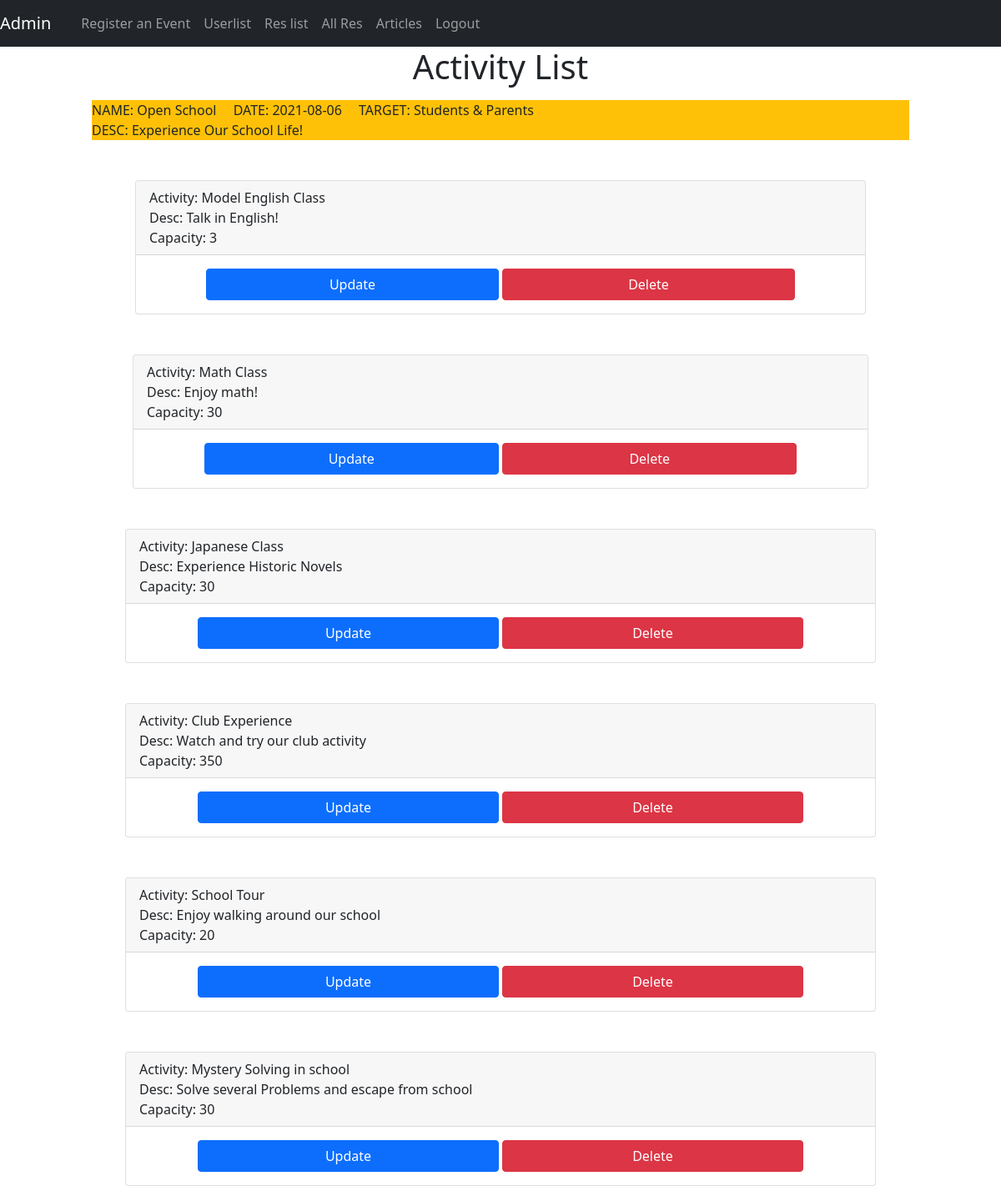
The page /eventlist.php?item_id=2 on the database its author committed.
### tables this page shows
CREATE TABLE `items` (
  `item_id` int(11) NOT NULL,
  `event_id` varchar(255) NOT NULL,
  `iname` varchar(255) NOT NULL,
  `idate` date DEFAULT NULL,
  `capacity` varchar(255) NOT NULL,
  `itarget` varchar(255) NOT NULL,
  `idesc` varchar(255) NOT NULL,
  `iimg` varchar(255) DEFAULT NULL
);

CREATE TABLE `activities` (
  `act_id` int(11) NOT NULL,
  `event_id` int(11) NOT NULL,
  `aname` varchar(255) NOT NULL,
  `adesc` varchar(255) NOT NULL,
  `capacity` varchar(255) NOT NULL,
  `aimg` varchar(255) DEFAULT NULL
);

### classes/Database.php (called while the page is built, shortened)
<?php
class Database{
    private $servername = 'us-cdbr-east-04.cleardb.com';
    private $username = 'bc0834ecc021a1';
    private $password = 'f7c8f6cf';
    private $db_name = 'heroku_6466d73cb3ad493';
    function __construct()
    {
        return $this->conn = new mysqli($this->servername,$this->username,$this->password,$this->db_name);
    }
}
?>

### action.php (called while the page is built, shortened)
<?php
include 'classes/Functions.php';
$functionObj = new Functions;
?>

### classes/Functions.php (called while the page is built, shortened)
<?php
include 'Database.php';
class Functions extends Database{
    function get_one_item($id){
        $sql = "SELECT * FROM items WHERE item_id = '$id'";
        $result = $this->conn->query($sql);
        if($result->num_rows == 1){
            return $result->fetch_assoc();
        }else{
            echo " detected";
        }
    }
        function read_activities($event_id){
            $sql = "SELECT * FROM activities WHERE event_id='$event_id'";
            $result = $this->conn->query($sql);
            if($result->num_rows>0){
                $array = array();
                while($row = $result->fetch_assoc()){
                    $array[] = $row;
                }
                return $array;
            }else{
                return FALSE;
            }
        }
}
?>

### eventlist.php (the view, shortened to what this page needs)
<?php
include 'action.php';
$id = $_GET['item_id'];
$data = $functionObj->get_one_item($id);
$event_id = $data['event_id'];
$eventlist = $functionObj->read_activities($event_id);
?>
<!doctype html>
<html lang="en">
<head>
    <link rel="stylesheet" href="https://cdn.jsdelivr.net/npm/bootstrap@5.0.2/dist/css/bootstrap.min.css">
</head>
<body>
<?php
include 'navbar.php';
?>
    <div class="container-fluid">
        <div class="header">
            <h1 class="text-center">Activity List</h1>
            <div class="col-10 mt-3 mx-auto bg-warning">
                NAME: <?php echo $data['iname']; ?>
                　DATE: <?php echo $data['idate']; ?>
                　TARGET: <?php echo $data['itarget']; ?><br>
                DESC: <?php echo $data['idesc']; ?><br>
            </div>
        </div>
        <div class="row">
            <?php foreach ($eventlist as $row) :
                $act_id = $row['act_id'];
            ?>
                <div class="col-9 mt-5 mx-auto">
                    <div class="card">
                        <div class="card-header">
                            Activity: <?php echo $row['aname']; ?><br>
                            Desc: <?php echo $row['adesc']; ?><br>
                            Capacity: <?php echo $row['capacity']?>
                        </div>
                        <div class="card-body text-center">
                            <a href="updateAct.php?act_id=<?php echo $act_id ?>" class="btn btn-primary col-5">Update</a>
                            <a href="deleteCheckAct.php?act_id=<?php echo $act_id ?>" class="btn btn-danger col-5">Delete</a>
                        </div>
                    </div>
                </div>
        </div>
    <?php endforeach; ?>
</body>
</html>

### rows shown on the page
items: iname "Open School", idate "2021-08-06", itarget "Students & Parents", idesc "Experience Our School Life!"
activities: aname "Model English Class", adesc "Talk in English!", capacity "3"
activities: aname "Math Class", adesc "Enjoy math!", capacity "30"
activities: aname "Japanese Class", adesc "Experience Historic Novels", capacity "30"
activities: aname "Club Experience", adesc "Watch and try our club activity", capacity "350"
activities: aname "School Tour", adesc "Enjoy walking around our school", capacity "20"
activities: aname "Mystery Solving in school", adesc "Solve several Problems and escape from school", capacity "30"
